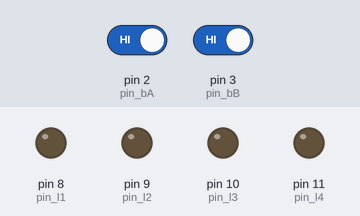
Recording of a sketch running on a simulated Arduino Uno, built with avr-gcc and run on an emulated ATmega328P. Parts: output pins drawn as LEDs (lit = HIGH). Inputs (shaded band) come from the test bench; at power-on: pin 2 (pin_bA) HIGH, pin 3 (pin_bB) HIGH.

Above: at 1.2 s.
1.3 s: pin 2 (pin_bA) driven LOW
At 2.1 s:
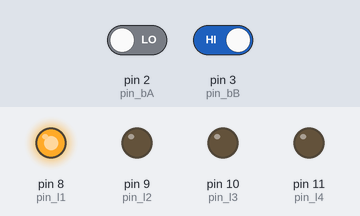
2.8 s: pin 3 (pin_bB) driven LOW
At 3.2 s:
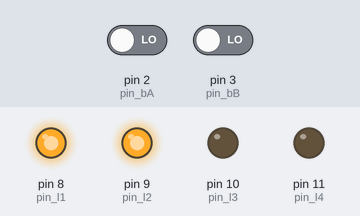
4.3 s: pin 2 (pin_bA) driven HIGH
At 5.5 s:
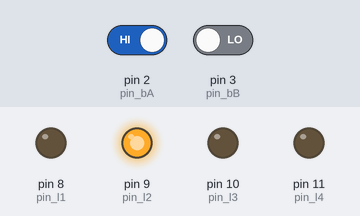
5.8 s: pin 3 (pin_bB) driven HIGH
At 6.7 s:
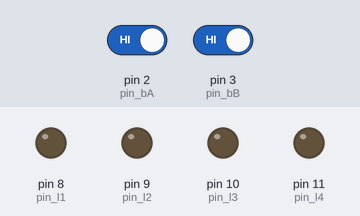
Timing chart, 0 to 8.3 s (numbered marks = the images above; inputs shaded):
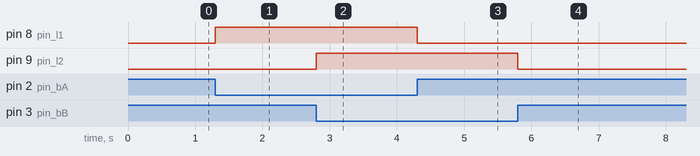

The sketch:

ex2.ino
```cpp
#define pin_l1 8
#define pin_l2 9
#define pin_l3 10
#define pin_l4 11
#define pin_bA 2
#define pin_bB 3
#define pin_bC 4

void setup() {
  pinMode(pin_l1, OUTPUT);
  pinMode(pin_l2, OUTPUT);
  pinMode(pin_l3, OUTPUT);
  pinMode(pin_l4, OUTPUT);
  pinMode(pin_bA, INPUT);
  pinMode(pin_bB, INPUT);
  pinMode(pin_bC, INPUT);
  Serial.begin(9600);
}

void loop() {
  bool sH = digitalRead(pin_bA);
  bool sL = digitalRead(pin_bB);

  if ((sL==0)&&(sH==0)) {
    digitalWrite(pin_l1, 1);
    digitalWrite(pin_l2, 1);
  }


  if ((sL==0)&&(sH==1)) {
    digitalWrite(pin_l1, 0);
    digitalWrite(pin_l2, 1);
  }


  if ((sL==1)&&(sH==0)) {
    digitalWrite(pin_l1, 1);
    digitalWrite(pin_l2, 0);
  }


  if ((sL==1)&&(sH==1)) {
    digitalWrite(pin_l1, 0);
    digitalWrite(pin_l2, 0);
  }
}
```

Measured:
- after the input at 1.3 s, pin 8 (pin_l1): LOW → HIGH at once
- after the input at 2.8 s, pin 9 (pin_l2): LOW → HIGH at once
- after the input at 4.3 s, pin 8 (pin_l1): HIGH → LOW at once
- after the input at 5.8 s, pin 9 (pin_l2): HIGH → LOW at once
